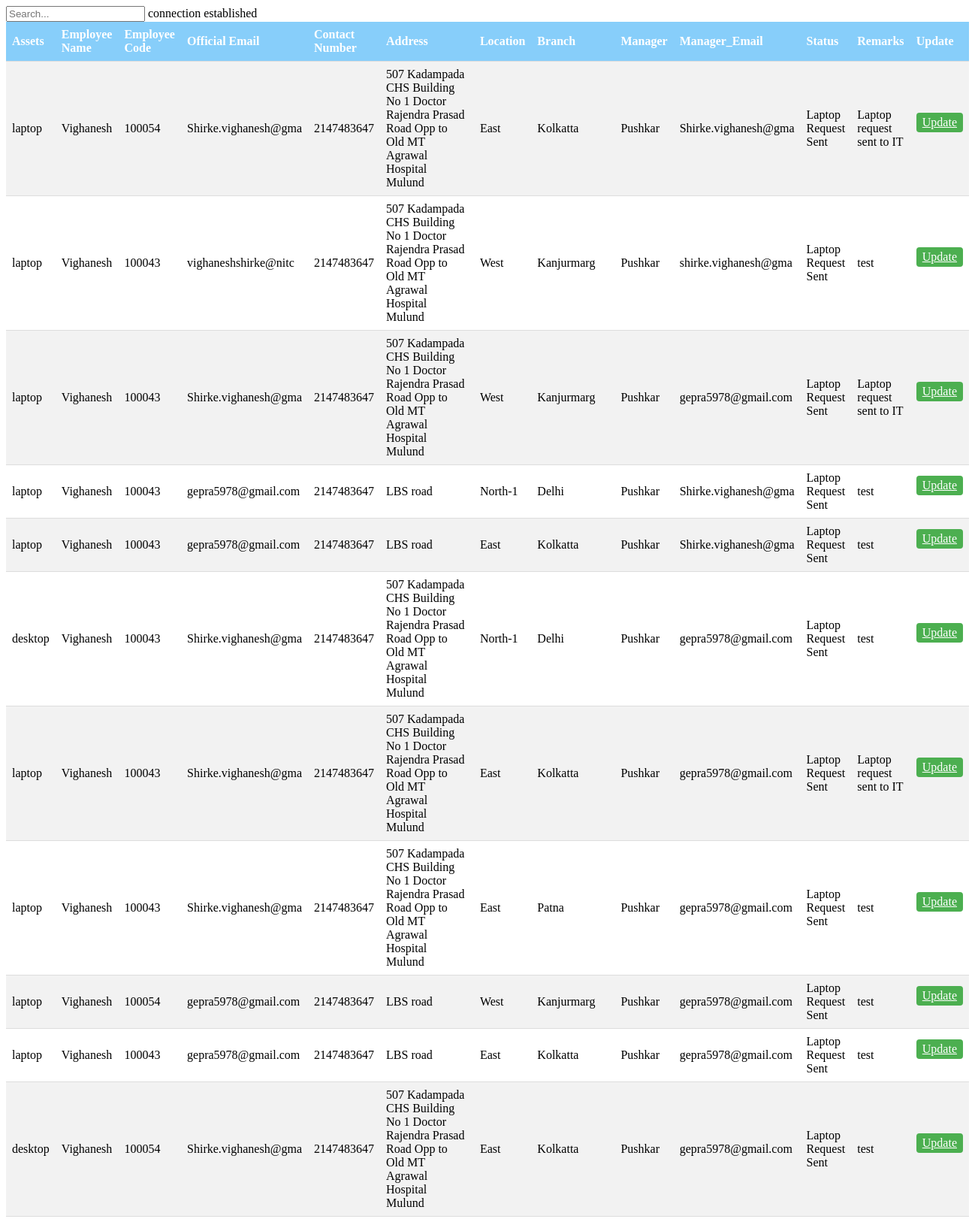
Page /reqdisplay.php (upper part) on the committed database.
### tables this page shows
CREATE TABLE `aasetreq` (
  `asset` varchar(10) NOT NULL,
  `emp_name` varchar(20) NOT NULL,
  `emp_code` int(20) NOT NULL,
  `email` varchar(20) NOT NULL,
  `number` int(15) NOT NULL,
  `address` varchar(100) NOT NULL,
  `location` varchar(20) NOT NULL,
  `branch` varchar(20) NOT NULL,
  `man_name` varchar(20) NOT NULL,
  `man_email` varchar(20) NOT NULL,
  `upd` varchar(20) NOT NULL,
  `remarks` varchar(40) NOT NULL
);

### reqdisplay.php (the view, shortened to what this page needs)
<html>
<head>
</head>
<body><input type="text" id="search-box" onkeyup="searchTable()" placeholder="Search...">
<?php
include("request_db.php");
$query = "SELECT * FROM `aasetreq`";
$result = mysqli_query($conn, $query);
if(mysqli_num_rows($result) > 0) {
    echo "<table>";
    echo " <tr><th>Assets</th><th>Employee Name</th><th>Employee Code</th><th>Official Email</th><th>Contact Number</th><th> Address</th><th>Location</th><th>Branch</th><th>Manager</th><th>Manager_Email</th><th>Status</th><th>Remarks</th><th>Update</th></tr>";
    while($row = mysqli_fetch_assoc($result)) {
        echo "<tr><td>" . $row['asset'] . "</td><td>" . $row['emp_name'] . "</td><td>" . $row['emp_code'] . "</td><td>" . $row['email'] . "</td><td>" . $row['number'] . "</td><td>" . $row['address'] . "</td><td>" . $row['location'] . "</td><td>" . $row['branch'] . "</td><td>" . $row['man_name'] . "</td><td>" . $row['man_email'] . "</td><td>" . $row['upd'] . "</td><td>" . $row['remarks'] . "</td>
          <td>  <a href = 'updreq.php ? id=$row[emp_code];' > Update </a></td></tr>";
    }
    echo "</table>";
} else {
    echo "<h2>No data found!</h2>";
}
?>
</body>
</html>

### request_db.php
<?php
$servername ="localhost";
$username ="root";
$password = "";
$dbname = "request_db";
$conn = mysqli_connect($servername,$username,$password,$dbname);
if($conn)
{
	echo "connection established";
}
else
{
	echo "connection failed";
}

### reqdisplay.php (style rules this page uses)
table { border-collapse: collapse; width: 100%; }
th, td { padding: 8px; text-align: left; border-bottom: 1px solid #ddd; }
th { background-color: lightskyblue; color: white; }
tr:nth-child(even) { background-color: #f2f2f2; }
a { background-color: #4CAF50; color: white; padding: 4px 8px; border: none; border-radius: 4px; cursor: pointer; float: right; margin-bottom: 16px; }

### rows in the picture
aasetreq: asset "laptop", emp_name "Vighanesh", emp_code "100054", email "Shirke.vighanesh@gma", number "2147483647", address "507 Kadampada CHS Building No 1 Doctor Rajendra Prasad Road Opp to Old MT Agrawal Hospital Mulund", location "East", branch "Kolkatta", man_name "Pushkar", man_email "Shirke.vighanesh@gma", upd "Laptop Request Sent", remarks "Laptop request sent to IT"
aasetreq: asset "laptop", emp_name "Vighanesh", emp_code "100043", email "vighaneshshirke@nitc", number "2147483647", address "507 Kadampada CHS Building No 1 Doctor Rajendra Prasad Road Opp to Old MT Agrawal Hospital Mulund", location "West", branch "Kanjurmarg", man_name "Pushkar", man_email "shirke.vighanesh@gma", upd "Laptop Request Sent", remarks "test"
aasetreq: asset "laptop", emp_name "Vighanesh", emp_code "100043", email "Shirke.vighanesh@gma", number "2147483647", address "507 Kadampada CHS Building No 1 Doctor Rajendra Prasad Road Opp to Old MT Agrawal Hospital Mulund", location "West", branch "Kanjurmarg", man_name "Pushkar", man_email "gepra5978@gmail.com", upd "Laptop Request Sent", remarks "Laptop request sent to IT"
aasetreq: asset "laptop", emp_name "Vighanesh", emp_code "100043", email "gepra5978@gmail.com", number "2147483647", address "LBS road", location "North-1", branch "Delhi", man_name "Pushkar", man_email "Shirke.vighanesh@gma", upd "Laptop Request Sent", remarks "test"
aasetreq: asset "laptop", emp_name "Vighanesh", emp_code "100043", email "gepra5978@gmail.com", number "2147483647", address "LBS road", location "East", branch "Kolkatta", man_name "Pushkar", man_email "Shirke.vighanesh@gma", upd "Laptop Request Sent", remarks "test"
aasetreq: asset "desktop", emp_name "Vighanesh", emp_code "100043", email "Shirke.vighanesh@gma", number "2147483647", address "507 Kadampada CHS Building No 1 Doctor Rajendra Prasad Road Opp to Old MT Agrawal Hospital Mulund", location "North-1", branch "Delhi", man_name "Pushkar", man_email "gepra5978@gmail.com", upd "Laptop Request Sent", remarks "test"
aasetreq: asset "laptop", emp_name "Vighanesh", emp_code "100043", email "Shirke.vighanesh@gma", number "2147483647", address "507 Kadampada CHS Building No 1 Doctor Rajendra Prasad Road Opp to Old MT Agrawal Hospital Mulund", location "East", branch "Kolkatta", man_name "Pushkar", man_email "gepra5978@gmail.com", upd "Laptop Request Sent", remarks "Laptop request sent to IT"
aasetreq: asset "laptop", emp_name "Vighanesh", emp_code "100043", email "Shirke.vighanesh@gma", number "2147483647", address "507 Kadampada CHS Building No 1 Doctor Rajendra Prasad Road Opp to Old MT Agrawal Hospital Mulund", location "East", branch "Patna", man_name "Pushkar", man_email "gepra5978@gmail.com", upd "Laptop Request Sent", remarks "test"
aasetreq: asset "laptop", emp_name "Vighanesh", emp_code "100054", email "gepra5978@gmail.com", number "2147483647", address "LBS road", location "West", branch "Kanjurmarg", man_name "Pushkar", man_email "gepra5978@gmail.com", upd "Laptop Request Sent", remarks "test"
aasetreq: asset "laptop", emp_name "Vighanesh", emp_code "100043", email "gepra5978@gmail.com", number "2147483647", address "LBS road", location "East", branch "Kolkatta", man_name "Pushkar", man_email "gepra5978@gmail.com", upd "Laptop Request Sent", remarks "test"
aasetreq: asset "desktop", emp_name "Vighanesh", emp_code "100054", email "Shirke.vighanesh@gma", number "2147483647", address "507 Kadampada CHS Building No 1 Doctor Rajendra Prasad Road Opp to Old MT Agrawal Hospital Mulund", location "East", branch "Kolkatta", man_name "Pushkar", man_email "gepra5978@gmail.com", upd "Laptop Request Sent", remarks "test"
